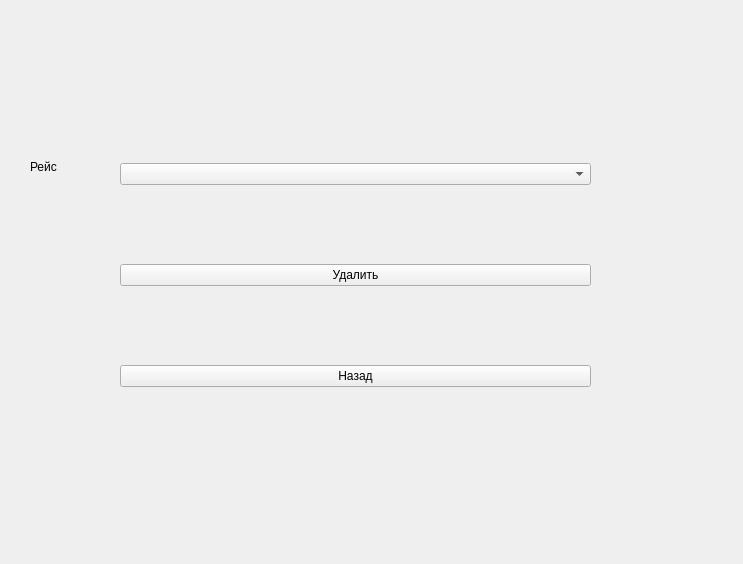
<?xml version="1.0" encoding="UTF-8"?>
<ui version="4.0">
 <class>DelRoute</class>
 <widget class="QWidget" name="DelRoute">
  <property name="geometry">
   <rect>
    <x>0</x>
    <y>0</y>
    <width>743</width>
    <height>564</height>
   </rect>
  </property>
  <property name="windowTitle">
   <string>Удаление рейса</string>
  </property>
  <widget class="QWidget" name="verticalLayoutWidget">
   <property name="geometry">
    <rect>
     <x>120</x>
     <y>90</y>
     <width>471</width>
     <height>371</height>
    </rect>
   </property>
   <layout class="QVBoxLayout" name="verticalLayout">
    <item>
     <widget class="QComboBox" name="comboBox"/>
    </item>
    <item>
     <widget class="QPushButton" name="delRouteBtn">
      <property name="text">
       <string>Удалить</string>
      </property>
     </widget>
    </item>
    <item>
     <widget class="QPushButton" name="backBtn">
      <property name="text">
       <string>Назад</string>
      </property>
     </widget>
    </item>
   </layout>
  </widget>
  <widget class="QLabel" name="label">
   <property name="geometry">
    <rect>
     <x>30</x>
     <y>160</y>
     <width>57</width>
     <height>14</height>
    </rect>
   </property>
   <property name="text">
    <string>Рейс</string>
   </property>
  </widget>
 </widget>
 <resources/>
 <connections/>
</ui>
